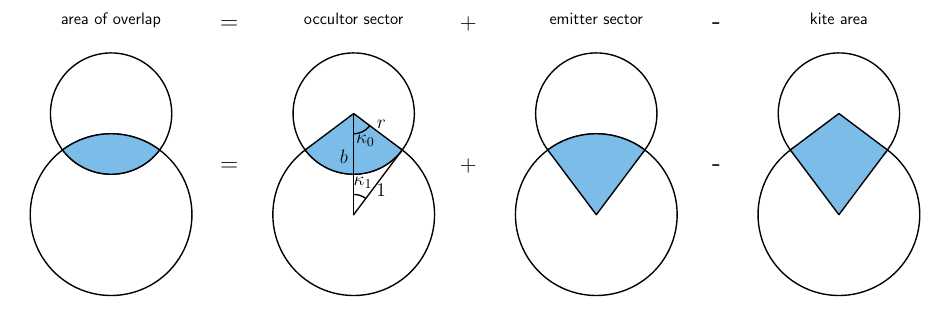

Write the Python code that produced this figure.
import matplotlib.pyplot as pl
import numpy as np
from matplotlib.patches import Arc

edgecolor = 'k'
emittercolor = 'k'
occultorcolor = 'k'
facecolor = '#7cbce9'
r = 0.75
b = 1.25

phi = np.linspace(0, 2 * np.pi, 1000)
x = np.cos(phi)
y = np.sin(phi)

xo = r * np.cos(phi)
yo = b + r * np.sin(phi)

fig, ax = pl.subplots(1, 4, figsize=(12, 5))
for axis in ax:
    axis.plot(x, y, '-', color=emittercolor, lw=1, zorder=0)
    axis.plot(xo, yo, '-', color=occultorcolor, lw=1, zorder=0)
    axis.set_xlim(-1.25, 1.25)
    axis.set_ylim(-1.25, 2.25)
    axis.set_aspect(1)
    axis.axis('off')

x = np.linspace(-0.6, 0.6, 1000)
y1 = np.sqrt(1 - x ** 2)
y2 = b - np.sqrt(r ** 2 - x ** 2)
ax[0].fill_between(x, y1, y2, zorder=1, edgecolor=edgecolor, facecolor=facecolor)
ax[0].set_title("area of overlap")

y1 = np.concatenate((np.linspace(0.8, b, 500), np.linspace(b, 0.8, 500)))
y2 = b - np.sqrt(r ** 2 - x ** 2)
ax[1].fill_between(x, y1, y2, zorder=1, edgecolor=edgecolor, facecolor=facecolor)
ax[1].set_title("occultor sector")

y1 = np.sqrt(1 - x ** 2)
y2 = np.concatenate((np.linspace(0.8, 0, 500), np.linspace(0, 0.8, 500)))
ax[2].fill_between(x, y1, y2, zorder=1, edgecolor=edgecolor, facecolor=facecolor)
ax[2].set_title("emitter sector")

y1 = np.concatenate((np.linspace(0.8, b, 500), np.linspace(b, 0.8, 500)))
y2 = np.concatenate((np.linspace(0.8, 0, 500), np.linspace(0, 0.8, 500)))
ax[3].fill_between(x, y1, y2, zorder=1, edgecolor=edgecolor, facecolor=facecolor)
ax[3].set_title("kite area")

for y in [0.5, 0.785]:
    pl.figtext(0.3, y, "=", fontsize=18)
    pl.figtext(0.5, y, "+", fontsize=16)
    pl.figtext(0.71, y, "-", fontsize=20)


ax[1].plot([0, 0], [0, b], 'k-', lw=1, zorder=2)
ax[1].plot([0, 0.6], [0, 0.8], 'k-', lw=1, zorder=2)
ax[1].annotate(r"$r$", xy=(0.34, 1.13), xycoords="data", xytext=(0, 0),
               textcoords="offset points", ha="center", va="center",
               fontsize=14)
ax[1].annotate(r"$1$", xy=(0.34, 0.29), xycoords="data", xytext=(0, 0),
               textcoords="offset points", ha="center", va="center",
               fontsize=14)
ax[1].annotate(r"$b$", xy=(-0.12, 0.69), xycoords="data", xytext=(0, 0),
               textcoords="offset points", ha="center", va="center",
               fontsize=14)

arc1 = Arc((0, 0), 0.5, 0.5, 0, 53.3, 90)
arc2 = Arc((0, b), 0.5, 0.5, 270, 0, 53.3)
ax[1].add_artist(arc1)
ax[1].add_artist(arc2)

ax[1].annotate(r"$\kappa_0$", xy=(0.14, 0.90), xycoords="data", xytext=(0, 0),
               textcoords="offset points", ha="center", va="center",
               fontsize=14)
ax[1].annotate(r"$\kappa_1$", xy=(0.11, 0.38), xycoords="data", xytext=(0, 0),
               textcoords="offset points", ha="center", va="center",
               fontsize=14)

fig.savefig("overlap.pdf", bbox_inches='tight')
